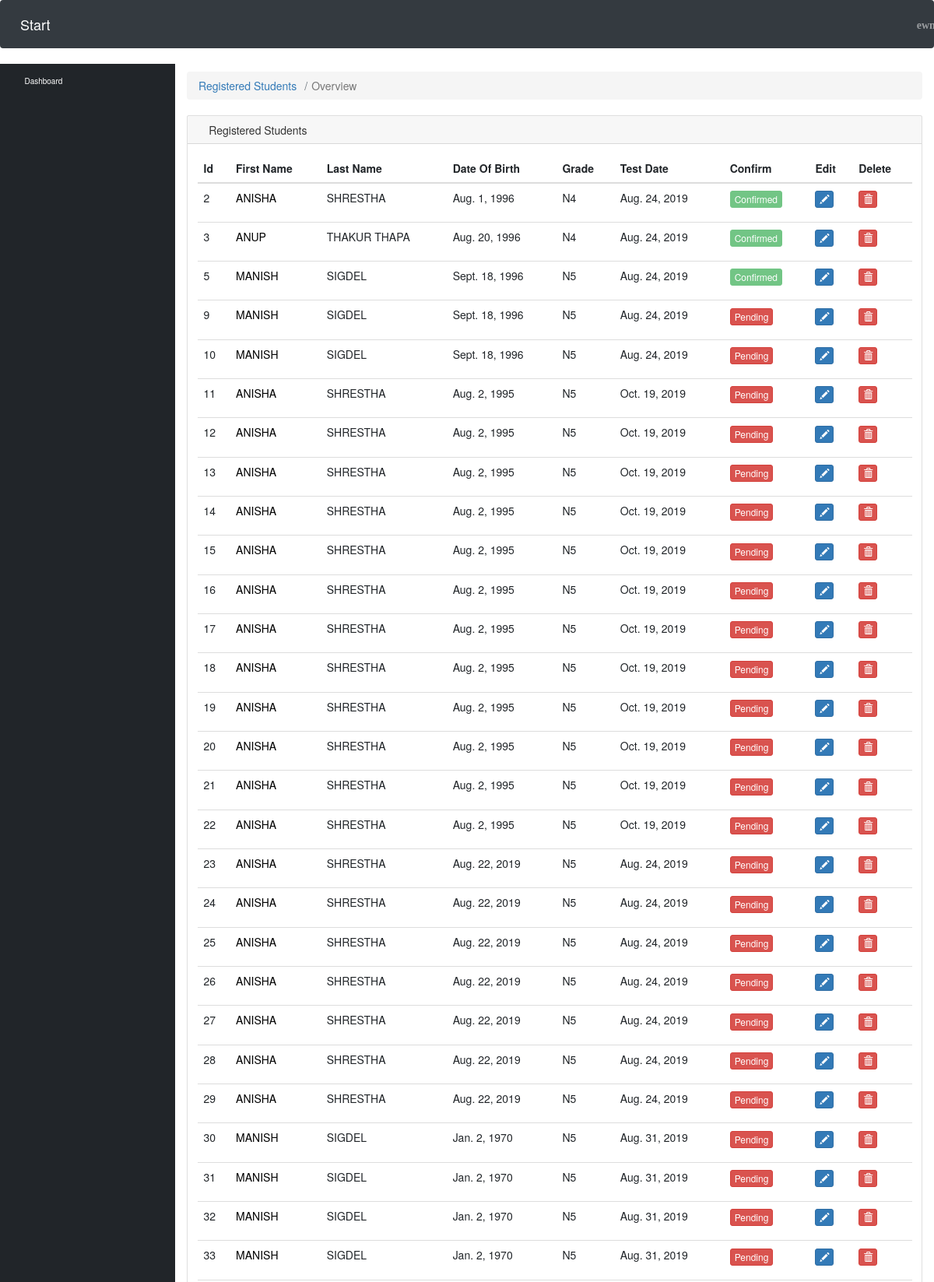
Screenshot of /Dashboard (signed in, upper part) with the database file from the repository.
### nattest/models.py (models this page shows, shortened)
class Nattest(models.Model):
    photo = ResizedImageField(size=[150, 200], crop=['middle', 'center'], quality=75, upload_to='photo/')
    document = models.FileField(upload_to='document/')
    bankvoucher = models.FileField(upload_to='bankvoucher/')
    testdate = models.DateField(max_length=30)
    GRADE_CHOICES = (
        ('N5', 'N5'),
        ('N4', 'N4'),
        ('N3', 'N3'),
        ('N2', 'N2'),
        ('N1', 'N1'),
    )
    grade = models.CharField(max_length=2, choices=GRADE_CHOICES)
    testplace = models.CharField(max_length=30)
    firstname = models.CharField(max_length=30, )
    lastname = models.CharField(max_length=30)
    GENDER_CHOICES = (
        ('M', 'Male'),
        ('F', 'Female'),
    )
    gender = models.CharField(max_length=1, choices=GENDER_CHOICES)
    dob = models.DateField(max_length=30)
    nationality = models.CharField(max_length=30)
    address = models.CharField(max_length=30)
    phonenumber = models.CharField(max_length=10)
    email = models.EmailField(max_length=30)
    role = models.IntegerField(default=0, null=False)
    created = models.DateField(default=timezone.now)

### EWMC/views.py (the view)
# urls.py: path('Dashboard', views.dashboard, name='dashboard'),
@login_required(login_url='signin')
def dashboard(request):
    context = {
        'nat': Nattest.objects.all(),
    }
    return render(request, 'dashboard.html', context)

### templates/dashboard.html (shortened to what this page needs)
<!DOCTYPE html>
{% load staticfiles%}
<html lang="en">
<head>
    <link href="{% static 'vendor/fontawesome-free/css/all.min.css'%}" rel="stylesheet" type="text/css">
    <link href="{% static 'css/sb-admin.css'%}" rel="stylesheet">
</head>
<body id="page-top">
<nav class="navbar navbar-expand navbar-dark bg-dark static-top">
    <a class="navbar-brand mr-1" href="{%url 'dashboard'%}">Start</a>
    <button class="btn btn-link btn-sm text-white order-1 order-sm-0" id="sidebarToggle" href="#">
        <i class="fas fa-bars"></i>
    </button>
    <ul class="navbar-nav ml-auto ml-md-0" style="margin-left:70em !important">
        <li class="nav-item dropdown no-arrow mx-1">
            <a class="nav-link dropdown-toggle" href="#" id="alertsDropdown" role="button" data-toggle="dropdown"
               aria-haspopup="true" aria-expanded="false">
                <i class="fas fa-bell fa-fw"></i>
            </a>
        </li>
        <li class="nav-item dropdown no-arrow mx-1">
            <a class="nav-link dropdown-toggle" href="#" id="messagesDropdown" role="button" data-toggle="dropdown"
               aria-haspopup="true" aria-expanded="false">
                <i class="fas fa-envelope fa-fw"></i>
            </a>
        </li>
        <li class="nav-item dropdown no-arrow">
            <a class="nav-link dropdown-toggle" href="#" id="userDropdown" role="button" data-toggle="dropdown"
               aria-haspopup="true" aria-expanded="false">
                <i class="fas fa-user-circle fa-fw"> {{user}} </i>
            </a>
        </li>
    </ul>
</nav>
<div id="wrapper">
    <ul class="sidebar navbar-nav">
        <li class="nav-item active">
            <a class="nav-link" href="index.html">
                <i class="fas fa-fw fa-tachometer-alt"></i>
                <span>Dashboard</span>
            </a>
        </li>
    </ul>
    <div id="content-wrapper">
        <div class="container-fluid">
            <ol class="breadcrumb">
                <li class="breadcrumb-item">
                    <a href="#">Registered Students</a>
                </li>
                <li class="breadcrumb-item active">Overview</li>
            </ol>
            <div class="card mb-3">
                <div class="card-header">
                    <i class="fas fa-table"></i>
                    Registered Students
                </div>
                <div class="card-body">
                    <div class="table-responsive">
                        <table id="example" class="table table-hover" style="width:100%">
                            <thead>
                            <tr>
                                <th> Id</th>
                                <th>First Name</th>
                                <th>Last Name</th>
                                <th>Date Of Birth</th>
                                <th>Grade</th>
                                <th>Test Date</th>
                                <th>Confirm</th>
                                <th>Edit</th>
                                <th>Delete</th>
                            </tr>
                            </thead>
                            <tbody>
                            {% for n in nat %}
                            <tr>
                                <td>{{n.id}}</td>
                                <td><a href="{% url 'details' n.id%}" style="color:black;">{{n.firstname|upper}}</a>
                                </td>
                                <td>{{n.lastname|upper}}</td>
                                <td>{{n.dob}}</td>
                                <td>{{n.grade}}</td>
                                <td>{{n.testdate}}</td>
                                <td>
                                    <form action="{% url 'confirm' n.id%}" method="post">
                                        {% if n.role == 1 %}
                                        <input type='submit' class='btn btn-success btn-xs' value='Confirmed' disabled>
                                        {%else%}
                                        <input type='submit' class='btn btn-danger btn-xs' value='Pending'>
                                        {%endif%}
                                    </form>
                                </td>
                                <td><p data-placement="top" data-toggle="tooltip" title="Edit"><a
                                        href="{% url 'nattest_edit' n.id%}" class="btn btn-primary btn-xs"
                                        data-title="Edit"><span class="glyphicon glyphicon-pencil"></span></a></p></td>
                                <td><p data-placement="top" data-toggle="tooltip" title="Delete"><a href="#"
                                                                                                    onclick="delete_('{% url 'nattest_delete' n.id %}')"
                                                                                                    class="btn btn-danger btn-xs"
                                                                                                    data-title="Delete"><span
                                        class="glyphicon glyphicon-trash"></span></a></p></td>
                            </tr>
                            {%endfor%}
                            </tbody>
                        </table>
                    </div>
                </div>
            </div>
        </div>
    </div>
</div>
<link href="//maxcdn.bootstrapcdn.com/bootstrap/3.3.0/css/bootstrap.min.css" rel="stylesheet" id="bootstrap-css">
<link rel="stylesheet" type="text/css"
      href="http://ajax.aspnetcdn.com/ajax/jquery.dataTables/1.9.0/css/jquery.dataTables.css">
<link rel="stylesheet" type="text/css"
      href="http://ajax.aspnetcdn.com/ajax/jquery.dataTables/1.9.0/css/jquery.dataTables_themeroller.css">
</body>
</html>

### rows the page displays
Nattest: id "2", firstname "ANISHA", lastname "SHRESTHA", dob "Aug. 1, 1996", grade "N4", testdate "Aug. 24, 2019"
Nattest: id "3", firstname "ANUP", lastname "THAKUR THAPA", dob "Aug. 20, 1996", grade "N4", testdate "Aug. 24, 2019"
Nattest: id "5", firstname "MANISH", lastname "SIGDEL", dob "Sept. 18, 1996", grade "N5", testdate "Aug. 24, 2019"
Nattest: id "9", firstname "MANISH", lastname "SIGDEL", dob "Sept. 18, 1996", grade "N5", testdate "Aug. 24, 2019"
Nattest: id "10", firstname "MANISH", lastname "SIGDEL", dob "Sept. 18, 1996", grade "N5", testdate "Aug. 24, 2019"
Nattest: id "11", firstname "ANISHA", lastname "SHRESTHA", dob "Aug. 2, 1995", grade "N5", testdate "Oct. 19, 2019"
Nattest: id "12", firstname "ANISHA", lastname "SHRESTHA", dob "Aug. 2, 1995", grade "N5", testdate "Oct. 19, 2019"
Nattest: id "13", firstname "ANISHA", lastname "SHRESTHA", dob "Aug. 2, 1995", grade "N5", testdate "Oct. 19, 2019"
Nattest: id "14", firstname "ANISHA", lastname "SHRESTHA", dob "Aug. 2, 1995", grade "N5", testdate "Oct. 19, 2019"
Nattest: id "15", firstname "ANISHA", lastname "SHRESTHA", dob "Aug. 2, 1995", grade "N5", testdate "Oct. 19, 2019"
Nattest: id "16", firstname "ANISHA", lastname "SHRESTHA", dob "Aug. 2, 1995", grade "N5", testdate "Oct. 19, 2019"
Nattest: id "17", firstname "ANISHA", lastname "SHRESTHA", dob "Aug. 2, 1995", grade "N5", testdate "Oct. 19, 2019"
Nattest: id "18", firstname "ANISHA", lastname "SHRESTHA", dob "Aug. 2, 1995", grade "N5", testdate "Oct. 19, 2019"
Nattest: id "19", firstname "ANISHA", lastname "SHRESTHA", dob "Aug. 2, 1995", grade "N5", testdate "Oct. 19, 2019"
Nattest: id "20", firstname "ANISHA", lastname "SHRESTHA", dob "Aug. 2, 1995", grade "N5", testdate "Oct. 19, 2019"
Nattest: id "21", firstname "ANISHA", lastname "SHRESTHA", dob "Aug. 2, 1995", grade "N5", testdate "Oct. 19, 2019"
Nattest: id "22", firstname "ANISHA", lastname "SHRESTHA", dob "Aug. 2, 1995", grade "N5", testdate "Oct. 19, 2019"
Nattest: id "23", firstname "ANISHA", lastname "SHRESTHA", dob "Aug. 22, 2019", grade "N5", testdate "Aug. 24, 2019"
Nattest: id "24", firstname "ANISHA", lastname "SHRESTHA", dob "Aug. 22, 2019", grade "N5", testdate "Aug. 24, 2019"
Nattest: id "25", firstname "ANISHA", lastname "SHRESTHA", dob "Aug. 22, 2019", grade "N5", testdate "Aug. 24, 2019"
Nattest: id "26", firstname "ANISHA", lastname "SHRESTHA", dob "Aug. 22, 2019", grade "N5", testdate "Aug. 24, 2019"
Nattest: id "27", firstname "ANISHA", lastname "SHRESTHA", dob "Aug. 22, 2019", grade "N5", testdate "Aug. 24, 2019"
Nattest: id "28", firstname "ANISHA", lastname "SHRESTHA", dob "Aug. 22, 2019", grade "N5", testdate "Aug. 24, 2019"
Nattest: id "29", firstname "ANISHA", lastname "SHRESTHA", dob "Aug. 22, 2019", grade "N5", testdate "Aug. 24, 2019"
Nattest: id "30", firstname "MANISH", lastname "SIGDEL", dob "Jan. 2, 1970", grade "N5", testdate "Aug. 31, 2019"
Nattest: id "31", firstname "MANISH", lastname "SIGDEL", dob "Jan. 2, 1970", grade "N5", testdate "Aug. 31, 2019"
Nattest: id "32", firstname "MANISH", lastname "SIGDEL", dob "Jan. 2, 1970", grade "N5", testdate "Aug. 31, 2019"
Nattest: id "33", firstname "MANISH", lastname "SIGDEL", dob "Jan. 2, 1970", grade "N5", testdate "Aug. 31, 2019"
